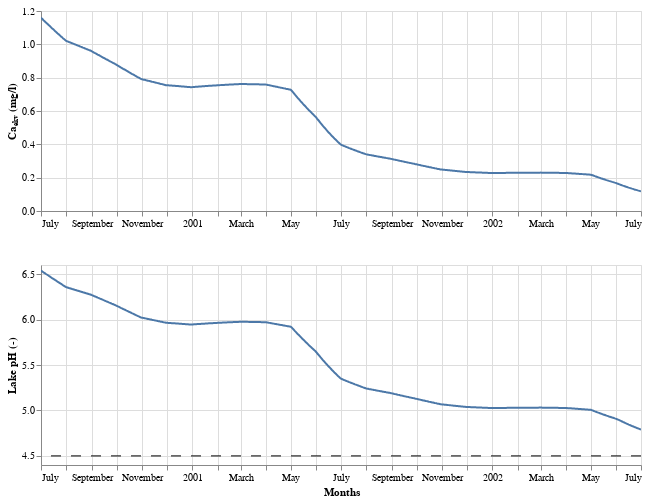

The notebook cell saved with this chart:
### Code cell
model.lime_month = 7
model.F_sol = 1
model.lime_product = lm.LimeProduct("SK2 (old data)")
lake.flow_prof = "fjell"
model.plot_result(lib="Altair")

### Figure 1 — Vega-Lite specification as saved in the notebook (floating-point values rounded to 4 significant figures; data arrays with more than 128 entries replaced by an {"elided": "..."} marker saying what was removed)
{"config": {"view": {"continuousWidth": 300, "continuousHeight": 300}}, "vconcat": [{"data": {"name": "data-6dabab51b8fcfa8b3c9c4271f3d6c04e"}, "mark": {"type": "line"}, "encoding": {"tooltip": [{"field": "date", "type": "temporal"}, {"field": "Ca (mg/l)", "format": ",.2f", "type": "quantitative"}], "x": {"axis": {"grid": true, "title": " "}, "field": "date", "type": "temporal"}, "y": {"axis": {"title": "Caₑₖᵥ (mg/l)"}, "field": "Ca (mg/l)", "type": "quantitative"}}, "height": 200, "name": "view_10", "width": 600}, {"layer": [{"data": {"name": "data-6dabab51b8fcfa8b3c9c4271f3d6c04e"}, "mark": {"type": "line"}, "encoding": {"tooltip": [{"field": "date", "type": "temporal"}, {"field": "pH", "format": ",.2f", "type": "quantitative"}], "x": {"axis": {"grid": true, "title": "Months"}, "field": "date", "type": "temporal"}, "y": {"axis": {"title": "Lake pH (-)"}, "field": "pH", "scale": {"zero": false}, "type": "quantitative"}}, "name": "view_9"}, {"data": {"name": "data-6365363ef254e581922c1ab3482028c7"}, "mark": {"type": "rule", "strokeDash": [10, 10]}, "encoding": {"y": {"field": "pH", "type": "quantitative"}}}], "height": 200, "width": 600}], "params": [{"name": "param_11", "select": {"type": "interval", "encodings": ["x", "y"]}, "bind": "scales", "views": ["view_10"]}, {"name": "param_10", "select": {"type": "interval", "encodings": ["x", "y"]}, "bind": "scales", "views": ["view_9"]}], "$schema": "https://vega.github.io/schema/vega-lite/v5.16.3.json", "datasets": {"data-6dabab51b8fcfa8b3c9c4271f3d6c04e": {"elided": "731 records"}, "data-6365363ef254e581922c1ab3482028c7": [{"pH": 4.5}]}}
